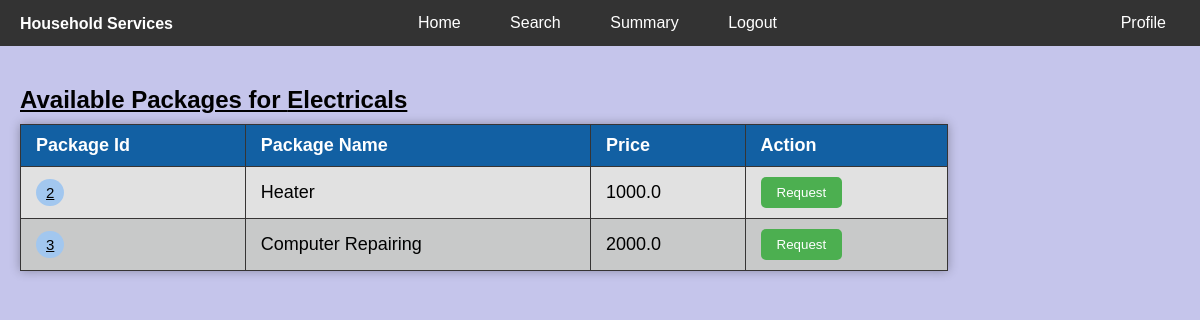
The page /customer/1/request_service/2 (signed in) on the database its author committed.
### backend/models.py (models this page shows)
class Service(db.Model):
    id = db.Column(db.Integer, primary_key=True)
    service_name = db.Column(db.String(100), nullable=False, unique=True)
    packages = db.relationship('Package', backref=db.backref('service', uselist=False), lazy=True, cascade='all,delete')
    professional = db.relationship('Professional', backref=db.backref('service', uselist=False), lazy=True, cascade='all,delete')

class Package(db.Model):
    id = db.Column(db.Integer, primary_key=True)
    service_id = db.Column(db.Integer, db.ForeignKey('service.id'), nullable=False)
    package_name = db.Column(db.String(255), nullable=False)
    price = db.Column(db.Float, nullable=False)
    requests = db.relationship('ServiceRequest', backref=db.backref('package', uselist=False),cascade='all,delete')

### backend/controllers.py (the view)
@app.route("/customer/<int:customer_id>/request_service/<int:service_id>",methods=["GET"])
def request_service(customer_id,service_id):
    try:
        if check_customer() == False:
            return redirect(url_for('home', msg="You are not logged in as a customer!"))
        user = User.query.get(session['user_id'])
        if user.customer.id != customer_id:
            return redirect(url_for('home', msg="You are not logged in as the right customer!"))
        if user.user_status == "blocked":
            return render_template('login.html',msg = "Your account has been blocked!")
        if request.method == "GET":
            packages = Package.query.join(Service).filter(Package.service_id==service_id).all()
            if not packages:
                return redirect('/customer_dashboard?no_package_found=True')
            else:
                no_professional_found = request.args.get('no_professional_found')
                return render_template("choose_package.html",packages=packages,customer_id=customer_id,no_professional_found=no_professional_found)
    except:
        return redirect(url_for("home",msg="Your account has been deleted!"))

### backend/controllers.py (called while the page is built)
def check_customer():
    if 'user_id' in session and session['role'] == 'customer':
        return True
    return False

### templates/choose_package.html (shortened to what this page needs)
{% extends "customer_layout.html" %}
{% block content %}
<div class="rest">
    <div class="choose-package">
        <h2>Available Packages for {{ packages[0].service.service_name }}</h2>
        <table class="table-style">
            <thead>
                <tr>
                    <th>Package Id</th>
                    <th>Package Name</th>
                    <th>Price</th>
                    <th>Action</th>
                </tr>
            </thead>
            <tbody>
                {% for package in packages %}
                    <tr>
                        <td><button class="view-button" onclick="window.location.href='/customer/view/packages?package_id={{ package.id }}'">{{ package.id }}</button></td>
                        <td>{{ package.package_name }}</td>
                        <td>{{ package.price }}</td>
                        <td>
                            <button onclick="window.location.href='/customer/{{ customer_id }}/request_package/{{ package.id }}'" class="green">Request</button>
                        </td>
                    </tr>
                {% endfor %}
            </tbody>
        </table>
    </div>
</div>
{% endblock %}

### static/styles/main.css (style rules this page uses)
body { font-family: Arial, sans-serif; background-color: #c5c5eb; margin: 0; display: flex; flex-direction: column; }
.rest { display: flex; flex-direction: column; padding: 20px; }
h2 { text-decoration: underline; }
h2, h3 { margin-bottom: 5px; }
.green { padding: 8px 16px; background-color: #4CAF50; color: white; border: none; border-radius: 5px; cursor: pointer; }
.table-style { border-collapse: collapse; width: 80%; margin: 10px 0; font-size: 18px; text-align: left; box-shadow: 0 0 10px rgba(0, 0, 0, 0.3); }
.table-style th, .table-style td { padding: 10px 15px; border: 1px solid #363434; }
.table-style th { background-color: #1260a3; color: white; }
.table-style tr:nth-child(even) { background-color: #c8c9c9; }
.table-style tr:nth-child(odd) { background-color: #e1e1e1; }
.view-button { background-color: #a2c7ef; border-radius: 15px; border: none; font-size: 15px; padding: 5px 10px; cursor: pointer; text-decoration: underline; }

### rows shown on the page
Service: service_name "Electricals"
Package: id "2", package_name "Heater", price "1000.0"
Package: id "3", package_name "Computer Repairing", price "2000.0"
